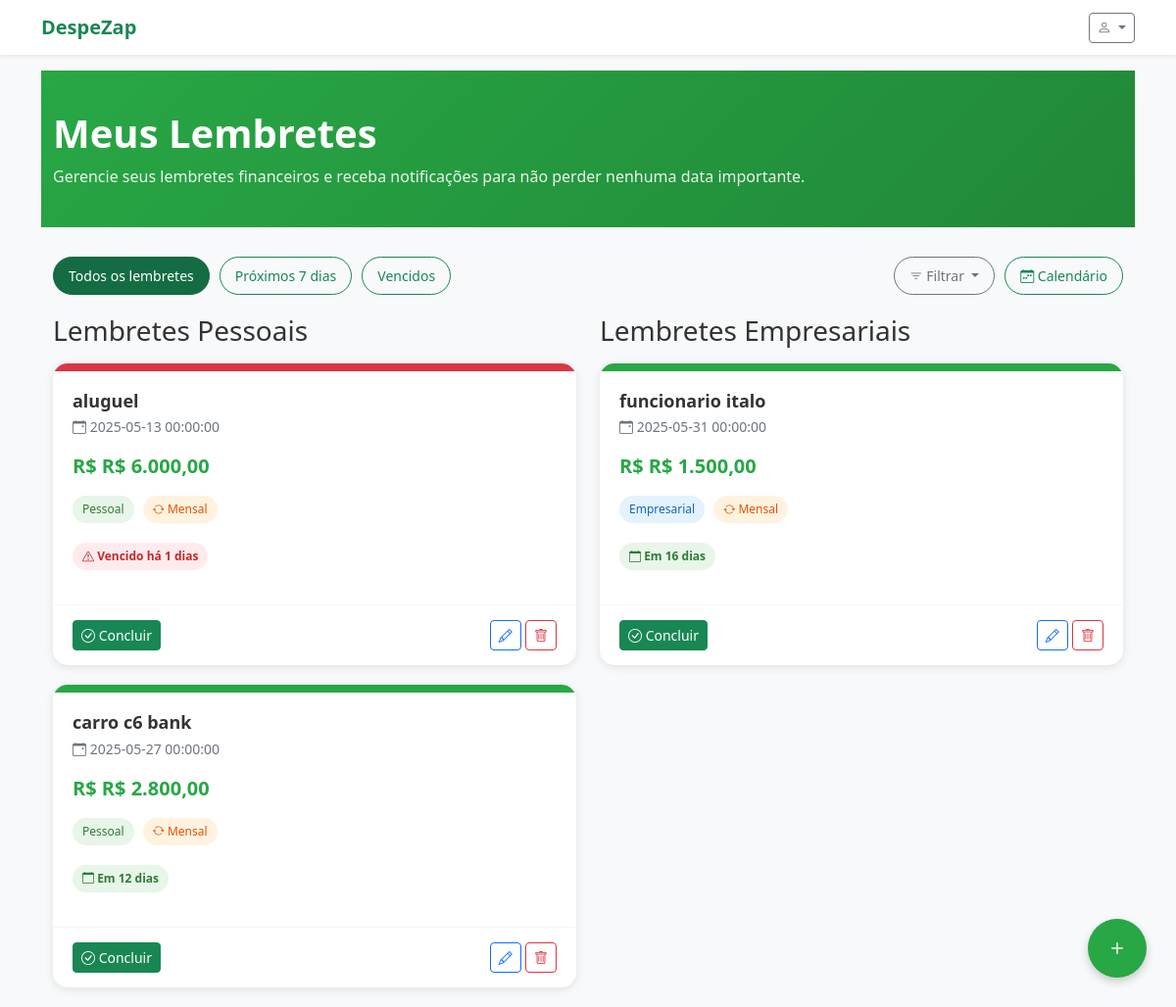
Screenshot of /lembretes (signed in) with the database file from the repository.
### tables this page shows
CREATE TABLE lembretes (
    id INTEGER PRIMARY KEY AUTOINCREMENT,
    usuario_id INTEGER NOT NULL,
    titulo TEXT NOT NULL,
    descricao TEXT,
    data TEXT NOT NULL,
    valor REAL,
    notificacao INTEGER DEFAULT 0,
    recorrente INTEGER DEFAULT 0,
    periodicidade TEXT,
    tipo_perfil TEXT DEFAULT 'pessoal',
    concluido INTEGER DEFAULT 0,
    data_criacao TEXT,
    FOREIGN KEY (usuario_id) REFERENCES usuarios (id)
);

### rotas/web_rotas.py (the view)
@web_bp.route('/lembretes')
@login_required
def lembretes():
    from config import Config
    usuario_id = session.get('usuario_id')
    usuario_model = Usuario(Config.DATABASE)
    usuario = usuario_model.buscar_por_id(usuario_id)
    lembrete_model = Lembrete(Config.DATABASE)
    lembretes_pessoais = lembrete_model.buscar(
        usuario_id=usuario_id,
        tipo_perfil='pessoal',
        concluido=0
    )
    lembretes_empresariais = lembrete_model.buscar(
        usuario_id=usuario_id,
        tipo_perfil='empresarial',
        concluido=0
    )
    return render_template(
        'lembretes.html',
        app_name=Config.APP_NAME,
        usuario=usuario,
        lembretes_pessoais=lembretes_pessoais,
        lembretes_empresariais=lembretes_empresariais
    )

### app.py (called while the page is built)
@app.template_filter('format_date')
def format_date(date_str):
    if not date_str:
        return ''
    try:
        date_obj = datetime.strptime(date_str, '%Y-%m-%d')
        return date_obj.strftime('%d/%m/%Y')
    except:
        return date_str

@app.template_filter('to_date')
def to_date(date_str):
    if not date_str:
        return datetime.now()
    try:
        return datetime.strptime(date_str, '%Y-%m-%d')
    except:
        return datetime.now()

@app.template_filter('format_currency')
def format_currency(value):
    if value is None:
        return 'R$ 0,00'
    return f"R$ {float(value):,.2f}".replace('.', 'X').replace(',', '.').replace('X', ',')

@app.context_processor
def inject_today():
    return {'today': datetime.now()}

### database/models.py (called while the page is built)
    def buscar_por_id(self, usuario_id):
        conn = sqlite3.connect(self.db_path)
        conn.row_factory = sqlite3.Row
        cursor = conn.cursor()
        cursor.execute("SELECT * FROM usuarios WHERE id = ?", (usuario_id,))
        usuario = cursor.fetchone()
        conn.close()
        return dict(usuario) if usuario else None

### rotas/web_rotas.py (called while the page is built)
def login_required(f):
    @wraps(f)
    def decorated_function(*args, **kwargs):
        if 'usuario_id' not in session:
            return redirect(url_for('web.login', next=request.url))
        return f(*args, **kwargs)
    return decorated_function

### templates/lembretes.html (shortened to what this page needs)
{% extends 'base.html' %}
{% block content %}
<div class="lembretes-header">
    <div class="container">
        <h1>Meus Lembretes</h1>
        <p>Gerencie seus lembretes financeiros e receba notificações para não perder nenhuma data importante.</p>
    </div>
</div>
<div class="container">
    <div class="filter-bar">
        <button class="btn btn-success active" id="btn-todos-lembretes">Todos os lembretes</button>
        <button class="btn btn-outline-success" id="btn-proximos-lembretes">Próximos 7 dias</button>
        <button class="btn btn-outline-success" id="btn-lembretes-vencidos">Vencidos</button>
        <div class="filter-dropdown ms-auto">
            <button class="btn btn-outline-secondary dropdown-toggle" type="button" data-bs-toggle="dropdown">
                <i class="bi bi-filter"></i> Filtrar
            </button>
        </div>
        <button class="btn btn-outline-success" id="btn-calendario">
            <i class="bi bi-calendar-week"></i> Calendário
        </button>
    </div>
    <div id="lista-lembretes">
        <div class="row">
            <div class="col-lg-6">
                <h3 class="mb-3">Lembretes Pessoais</h3>
                {% if lembretes_pessoais %}
                    {% for lembrete in lembretes_pessoais %}
                    <div class="lembrete-card">
                        <div class="lembrete-status-bar
                            {% if (lembrete.data|to_date - today).days < 0 %}
                                lembrete-status-danger
                            {% elif (lembrete.data|to_date - today).days <= 3 %}
                                lembrete-status-warning
                            {% elif (lembrete.data|to_date - today).days <= 7 %}
                                lembrete-status-info
                            {% else %}
                                lembrete-status-normal
                            {% endif %}
                        "></div>
                        <div class="lembrete-body">
                            <h4 class="lembrete-title">{{ lembrete.titulo }}</h4>
                            <div class="lembrete-date">
                                <i class="bi bi-calendar-event"></i>
                                {{ lembrete.data|to_date|format_date }}
                            </div>
                            {% if lembrete.valor %}
                            <div class="lembrete-value">R$ {{ lembrete.valor|format_currency }}</div>
                            {% endif %}
                            <div class="lembrete-tags">
                                <span class="lembrete-tag lembrete-tag-personal">Pessoal</span>
                                {% if lembrete.recorrente %}
                                <span class="lembrete-tag lembrete-tag-recurrent">
                                    <i class="bi bi-arrow-repeat"></i>
                                    {% if lembrete.periodicidade == 'mensal' %}
                                        Mensal
                                    {% elif lembrete.periodicidade == 'quinzenal' %}
                                        Quinzenal
                                    {% elif lembrete.periodicidade == 'semanal' %}
                                        Semanal
                                    {% else %}
                                        Recorrente
                                    {% endif %}
                                </span>
                                {% endif %}
                            </div>
                            <div class="lembrete-countdown
                                {% if (lembrete.data|to_date - today).days < 0 %}
                                    lembrete-countdown-danger
                                {% elif (lembrete.data|to_date - today).days == 0 %}
                                    lembrete-countdown-today
                                {% elif (lembrete.data|to_date - today).days <= 3 %}
                                    lembrete-countdown-warning
                                {% else %}
                                    lembrete-countdown-normal
                                {% endif %}
                            ">
                                {% if (lembrete.data|to_date - today).days < 0 %}
                                    <i class="bi bi-exclamation-triangle"></i> Vencido há {{ (today - lembrete.data|to_date).days }} dias
                                {% elif (lembrete.data|to_date - today).days == 0 %}
                                    <i class="bi bi-calendar-check"></i> Hoje!
                                {% elif (lembrete.data|to_date - today).days == 1 %}
                                    <i class="bi bi-calendar-date"></i> Amanhã
                                {% else %}
                                    <i class="bi bi-calendar"></i> Em {{ (lembrete.data|to_date - today).days }} dias
                                {% endif %}
                            </div>
                        </div>
                        <div class="lembrete-footer">
                            <div>
                                <button class="btn btn-sm btn-success btn-concluir-lembrete" data-id="{{ lembrete.id }}">
                                    <i class="bi bi-check-circle"></i> Concluir
                                </button>
                            </div>
                            <div>
                                <button class="btn btn-sm btn-outline-primary btn-editar-lembrete" data-id="{{ lembrete.id }}">
                                    <i class="bi bi-pencil"></i>
                                </button>
                                <button class="btn btn-sm btn-outline-danger btn-excluir-lembrete" data-id="{{ lembrete.id }}">
                                    <i class="bi bi-trash"></i>
                                </button>
                            </div>
                        </div>
                    </div>
                    {% endfor %}
                {% endif %}
            </div>
            <div class="col-lg-6">
                <h3 class="mb-3">Lembretes Empresariais</h3>
                {% if lembretes_empresariais %}
                    {% for lembrete in lembretes_empresariais %}
                    <div class="lembrete-card">
                        <div class="lembrete-status-bar
                            {% if (lembrete.data|to_date - today).days < 0 %}
                                lembrete-status-danger
                            {% elif (lembrete.data|to_date - today).days <= 3 %}
                                lembrete-status-warning
                            {% elif (lembrete.data|to_date - today).days <= 7 %}
                                lembrete-status-info
                            {% else %}
                                lembrete-status-normal
                            {% endif %}
                        "></div>
                        <div class="lembrete-body">
                            <h4 class="lembrete-title">{{ lembrete.titulo }}</h4>
                            <div class="lembrete-date">
                                <i class="bi bi-calendar-event"></i>
                                {{ lembrete.data|to_date|format_date }}
                            </div>
                            {% if lembrete.valor %}
                            <div class="lembrete-value">R$ {{ lembrete.valor|format_currency }}</div>
                            {% endif %}
                            <div class="lembrete-tags">
                                <span class="lembrete-tag lembrete-tag-business">Empresarial</span>
                                {% if lembrete.recorrente %}
                                <span class="lembrete-tag lembrete-tag-recurrent">
                                    <i class="bi bi-arrow-repeat"></i>
                                    {% if lembrete.periodicidade == 'mensal' %}
                                        Mensal
                                    {% elif lembrete.periodicidade == 'quinzenal' %}
                                        Quinzenal
                                    {% elif lembrete.periodicidade == 'semanal' %}
                                        Semanal
                                    {% else %}
                                        Recorrente
                                    {% endif %}
                                </span>
                                {% endif %}
                            </div>
                            <div class="lembrete-countdown
                                {% if (lembrete.data|to_date - today).days < 0 %}
                                    lembrete-countdown-danger
                                {% elif (lembrete.data|to_date - today).days == 0 %}
                                    lembrete-countdown-today
                                {% elif (lembrete.data|to_date - today).days <= 3 %}
                                    lembrete-countdown-warning
                                {% else %}
                                    lembrete-countdown-normal
                                {% endif %}
                            ">
                                {% if (lembrete.data|to_date - today).days < 0 %}
                                    <i class="bi bi-exclamation-triangle"></i> Vencido há {{ (today - lembrete.data|to_date).days }} dias
                                {% elif (lembrete.data|to_date - today).days == 0 %}
                                    <i class="bi bi-calendar-check"></i> Hoje!
                                {% elif (lembrete.data|to_date - today).days == 1 %}
                                    <i class="bi bi-calendar-date"></i> Amanhã
                                {% else %}
                                    <i class="bi bi-calendar"></i> Em {{ (lembrete.data|to_date - today).days }} dias
                                {% endif %}
                            </div>
                        </div>
                        <div class="lembrete-footer">
                            <div>
                                <button class="btn btn-sm btn-success btn-concluir-lembrete" data-id="{{ lembrete.id }}">
                                    <i class="bi bi-check-circle"></i> Concluir
                                </button>
                            </div>
                            <div>
                                <button class="btn btn-sm btn-outline-primary btn-editar-lembrete" data-id="{{ lembrete.id }}">
                                    <i class="bi bi-pencil"></i>
                                </button>
                                <button class="btn btn-sm btn-outline-danger btn-excluir-lembrete" data-id="{{ lembrete.id }}">
                                    <i class="bi bi-trash"></i>
                                </button>
                            </div>
                        </div>
                    </div>
                    {% endfor %}
                {% endif %}
            </div>
        </div>
    </div>
    <a href="#" class="fab-button" data-bs-toggle="modal" data-bs-target="#modalAddLembrete">
        <i class="bi bi-plus"></i>
    </a>
</div>
{% endblock %}

### templates/base.html (shortened to what this page needs)
<!DOCTYPE html>
<html lang="pt-br">
<head>
    <link href="https://cdn.jsdelivr.net/npm/bootstrap@5.3.0-alpha1/dist/css/bootstrap.min.css" rel="stylesheet">
    <link rel="stylesheet" href="https://cdn.jsdelivr.net/npm/bootstrap-icons@1.10.0/font/bootstrap-icons.css">
</head>
<body>
    <nav class="navbar navbar-expand bg-white shadow-sm mb-3">
        <div class="container">
            <a class="navbar-brand" href="/">
                <span class="text-success">{{ app_name }}</span>
            </a>
            <div class="d-flex">
                {% if 'usuario_id' in session %}
                <div class="dropdown">
                    <button class="btn btn-sm btn-outline-secondary dropdown-toggle" type="button" data-bs-toggle="dropdown">
                        <i class="bi bi-person"></i>
                    </button>
                </div>
                {% else %}
                <a href="/login" class="btn btn-sm btn-success me-2">Entrar</a>
                <a href="/cadastro" class="btn btn-sm btn-outline-success">Cadastrar</a>
                {% endif %}
            </div>
        </div>
    </nav>
    <div class="container">
        {% block content %}{% endblock %}
    </div>
</body>
</html>

### rows the page displays
lembretes: titulo "aluguel", data|to_date "2025-05-13 00:00:00", valor "R$ 6.000,00", recorrente 1 (drawn), (today-lembrete.data|to_date).days "1"
lembretes: titulo "carro c6 bank", data|to_date "2025-05-27 00:00:00", valor "R$ 2.800,00", recorrente 1 (drawn), (lembrete.data|to_date-today).days "12"
lembretes: titulo "funcionario italo", data|to_date "2025-05-31 00:00:00", valor "R$ 1.500,00", recorrente 1 (drawn), (lembrete.data|to_date-today).days "16"

### other values shown
{{ app_name }} "DespeZap"
